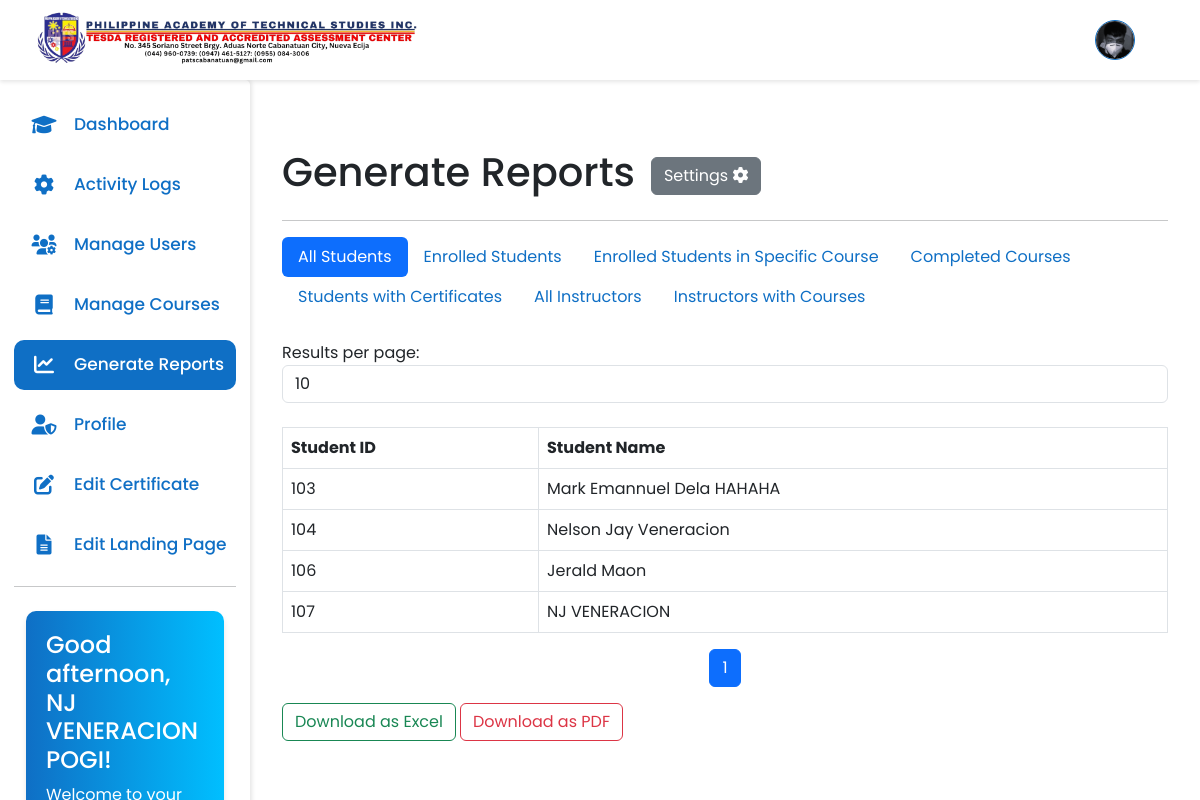
/admin/main.php?page=generate-reports (signed in), run on the app's committed database.
### tables this page shows
CREATE TABLE `header` (
  `id` int(11) NOT NULL,
  `logo` varchar(100) DEFAULT NULL
);

CREATE TABLE `users` (
  `user_id` int(11) NOT NULL,
  `fullname` varchar(60) NOT NULL,
  `username` varchar(30) NOT NULL,
  `profile_picture` varchar(100) NOT NULL,
  `email` varchar(40) NOT NULL,
  `password` varchar(70) NOT NULL,
  `role` varchar(15) NOT NULL,
  `otp` varchar(6) DEFAULT NULL,
  `otp_expiration` datetime DEFAULT NULL,
  `is_verified` tinyint(1) DEFAULT 0,
  `created_at` datetime NOT NULL DEFAULT current_timestamp()
);

### admin/generate-reports.php (the view, shortened to what this page needs)
<?php
$default_results_per_page = 10;
if (isset($_POST['results_per_page'])) {
    $results_per_page = $_POST['results_per_page'];
} else {
    $results_per_page = $default_results_per_page;
}
if (isset($_GET['pages'])) {
    $page = $_GET['pages'];
} else {
    $page = 1;
}
$start_from = ($page - 1) * $results_per_page;
$report_type = isset($_GET['report']) ? $_GET['report'] : 'all_students';
if ($report_type == 'all_students') {
    $student_query = "SELECT user_id, fullname AS student_name FROM users WHERE role = 'student' ORDER BY user_id ASC LIMIT $start_from, $results_per_page";
    $count_query = "SELECT COUNT(user_id) AS total FROM users WHERE role = 'student'";
} elseif ($report_type == 'all_instructors') {
    $student_query = "SELECT user_id, fullname AS instructor_name FROM users WHERE role = 'instructor' ORDER BY user_id ASC LIMIT $start_from, $results_per_page";
    $count_query = "SELECT COUNT(user_id) AS total FROM users WHERE role = 'instructor'";
}
$student_result = mysqli_query($connect, $student_query);
$count_result = mysqli_query($connect, $count_query);
$row = mysqli_fetch_assoc($count_result);
$total_records = $row['total'];
$total_pages = ceil($total_records / $results_per_page);
?>
<div class="container mt-5">
    <div class="d-flex align-items-center gap-3">
        <h1 class="">Generate Reports</h1>
        <div class="dropdown">
        <button class="btn btn-secondary" type="button" data-bs-toggle="dropdown" aria-expanded="false">
            Settings <i class="fa-solid fa-gear"></i>
        </button>
        </div>
    </div>
    <hr>
    <nav>
        <ul class="nav nav-pills mb-4">
            <li class="nav-item">
                <a class="nav-link <?php echo $report_type == 'all_students' ? 'active' : ''; ?>" href="?page=generate-reports&report=all_students">All Students</a>
            </li>
            <li class="nav-item">
                <a class="nav-link <?php echo $report_type == 'enrolled_students' ? 'active' : ''; ?>" href="?page=generate-reports&report=enrolled_students">Enrolled Students</a>
            </li>
            <li class="nav-item">
                <a class="nav-link <?php echo $report_type == 'specific_course' ? 'active' : ''; ?>" href="?page=generate-reports&report=specific_course">Enrolled Students in Specific Course</a>
            </li>
            <li class="nav-item">
                <a class="nav-link <?php echo $report_type == 'completed_courses' ? 'active' : ''; ?>" href="?page=generate-reports&report=completed_courses">Completed Courses</a>
            </li>
            <li class="nav-item">
                <a class="nav-link <?php echo $report_type == 'students_with_certificates' ? 'active' : ''; ?>" href="?page=generate-reports&report=students_with_certificates">Students with Certificates</a>
            </li>
            <li class="nav-item">
                <a class="nav-link <?php echo $report_type == 'all_instructors' ? 'active' : ''; ?>" href="?page=generate-reports&report=all_instructors">All Instructors</a>
            </li>
            <li class="nav-item">
                <a class="nav-link <?php echo $report_type == 'instructors_with_courses' ? 'active' : ''; ?>" href="?page=generate-reports&report=instructors_with_courses">Instructors with Courses</a>
            </li>
        </ul>
    </nav>
    <form method="post" action="" class="mb-4">
        <div class="form-group">
            <label for="results_per_page">Results per page:</label>
            <select name="results_per_page" id="results_per_page" class="form-control" onchange="this.form.submit()">
                <option value="10" <?php if ($results_per_page == 10) echo 'selected'; ?>>10</option>
            </select>
        </div>
    </form>
    <table class="table table-bordered">
        <thead class="thead-dark">
            <tr>
                <th><?php echo $report_type == 'all_instructors' || $report_type == 'instructors_with_courses' ? 'Instructor ID' : 'Student ID'; ?></th>
                <th><?php echo $report_type == 'all_instructors' || $report_type == 'instructors_with_courses' ? 'Instructor Name' : 'Student Name'; ?></th>
            </tr>
        </thead>
        <tbody>
            <?php while ($row = mysqli_fetch_assoc($student_result)): ?>
                <tr>
                    <td><?php echo $row['user_id']; ?></td>
                    <td><?php echo $report_type == 'all_instructors' || $report_type == 'instructors_with_courses' ? $row['instructor_name'] : $row['student_name']; ?></td>
                </tr>
            <?php endwhile; ?>
        </tbody>
    </table>
    <nav aria-label="Page navigation">
        <ul class="pagination justify-content-center">
            <?php for ($i = 1; $i <= $total_pages; $i++): ?>
                <li class="page-item <?php if ($i == $page) echo 'active'; ?>">
                    <a class="page-link" href="main.php?page=generate-reports&report=<?php echo $report_type; ?>&pages=<?php echo $i; ?>"><?php echo $i; ?></a>
                </li>
            <?php endfor; ?>
        </ul>
    </nav>
   <div class="d-flex gap-1">
    <form method="post" action="../functions/generateReport.php">
        <button type="submit" name="generate_report" class="btn btn-outline-success">Download as Excel</button>
    </form>
    <form method="post" action="../functions/generatePDF.php">
        <button type="submit" name="generate_pdf" class="btn btn-outline-danger">Download as PDF</button>
    </form>
    </div>
</div>

### admin/main.php (shortened to what this page needs)
<?php
include '../config/db.php';
$userID = $_SESSION['userID'];
$page = isset($_GET['page']) ? $_GET['page'] : 'dashboard';
switch($page){
    case 'generate-reports':
        $filename = 'generate-reports.php';
        break;
}
$sqlProfile = "SELECT profile_picture FROM users WHERE user_id = '$userID'";
$resultProfile = mysqli_query($connect, $sqlProfile);
$pic = mysqli_fetch_assoc($resultProfile);
$profilePic = $pic['profile_picture'] ?? 'default.png';
$sqlHeader = "SELECT * FROM header";
$resultHeader = mysqli_query($connect, $sqlHeader);
$header = mysqli_fetch_assoc($resultHeader);
$logo = $header['logo'];
?>
<!DOCTYPE html>
<html lang="en">
<head>
    <link href="https://cdn.jsdelivr.net/npm/bootstrap@5.3.0/dist/css/bootstrap.min.css" rel="stylesheet">
    <link href="https://cdnjs.cloudflare.com/ajax/libs/font-awesome/6.0.0-beta3/css/all.min.css" rel="stylesheet">
    <link rel="stylesheet" href="../assets/css/side-nav.css?v2">
    <link rel="stylesheet" href="../assets/css/color.css">
</head>
<body>
    <nav class="navbar navbar-expand-lg fixed-top">
        <div class="container-fluid ms-4 me-4">
            <a class="navbar-brand">
                <img src="<?= $logo; ?>" alt="Pats Logo" style="height: 60px;">
            </a>
            <div class="d-flex align-items-center ms-auto">
                <div class="dropdown">
                    <button class="btn btn-link me-3" type="button" id="profileDropdown" data-bs-toggle="dropdown" aria-expanded="false">
                    <img src="../uploads/profile-pictures/<?php echo (!empty($profilePic)) ? $profilePic : 'default.png'; ?>" alt="profile photo" style="width: 40px; height: 40px; border-radius: 50%; object-fit: cover;">
                    </button>
                </div>
            </div>
        </div>
    </nav>
    <nav class="sidebar">
        <div class="menu-bar">
            <div class="menu">
                <ul class="menu-links">
                    <li class="nav-link">
                        <a href="?page=dashboard">
                            <i class="fa-solid fa-graduation-cap icon modified-text-primary"></i>
                            <span class="text nav-text modified-text-primary">Dashboard</span>
                        </a>
                    </li>
                    <li class="nav-link">
                        <a href="?page=activity-logs">
                            <i class="fa-solid fa-gear icon modified-text-primary"></i>
                            <span class="text nav-text modified-text-primary">Activity Logs</span>
                        </a>
                    </li>
                    <li class="nav-link">
                        <a href="?page=manage-users">
                        <i class="fa-solid fa-users-gear icon modified-text-primary"></i>
                            <span class="text nav-text modified-text-primary">Manage Users</span>
                        </a>
                    </li>
                    <li class="nav-link">
                        <a href="?page=manage-courses">
                        <i class="fa-solid fa-book icon modified-text-primary"></i>
                            <span class="text nav-text modified-text-primary">Manage Courses</span>
                        </a>
                    </li>
                    <li class="nav-link">
                        <a href="?page=generate-reports">
                          <i class="fa-solid fa-chart-line icon modified-text-primary"></i>
                            <span class="text nav-text">Generate Reports</span>
                        </a>
                    </li>
                    <li class="nav-link">
                        <a href="?page=profile">
                        <i class="fa-solid fa-user-shield icon modified-text-primary"></i>
                            <span class="text nav-text modified-text-primary">Profile</span>
                        </a>
                    </li>
                   <li class="nav-link">
                        <a href="?page=edit-certificate">
                            <i class="fa-solid fa-edit icon"></i>
                            <span class="text nav-text">Edit Certificate</span>
                        </a>
                    </li>
                    <li class="nav-item dropdown">
                        <a class="nav-link " role="button" data-bs-toggle="dropdown" aria-expanded="false">
                            <i class="fa-solid fa-file-alt icon modified-text-primary"></i>
                            <span class="text nav-text modified-text-primary">Edit Landing Page</span>
                        </a>
                    </li>
                    <hr>
                    <div class="container mt-4">
                        <div class="welcome-text">
                            <h4 id="greeting"></h4>
                            <p>Welcome to your admin profile. Here you can manage system settings and oversee all aspects of the learning management system.</p>
                        </div>
                    </div>
                </ul>
            </div>
        </div>
    </nav>
    <div class="content flex-grow-1" id="content-area">
    <?php include $filename; ?>
    </div>
</body>
</html>

### assets/css/side-nav.css (style rules this page uses)
* { margin: 0; padding: 0; box-sizing: border-box; font-family: 'Poppins', sans-serif; }
* > .nav-link { border-radius: 10px; }
:root { --body-color: #cbedfd; --sidebar-color: #FFF; --primary-color: #0f6fc5; --primary-color-light: #F6F5FF; --toggle-color: #DDD; --text-color: #0f6fc5; --background-color: white; --tran-03: all 0.2s ease; --tran-04: all 0.3s ease; --tran-05: all 0.3s ease; }
body { font-family: 'Poppins', sans-serif; background-color: var(--background-color); padding-top: 80px; }
.sidebar { position: fixed; top: 80px; left: 0; bottom: 0; height: 100%; width: 250px; padding: 10px 14px; background: var(--sidebar-color); transition: var(--tran-05); z-index: 100; border-top-right-radius: 5px; overflow-y: auto; box-shadow: 2px 0 4px rgba(0,0,0,0.1); }
.sidebar li { height: 50px; list-style: none; display: flex; align-items: center; margin-top: 10px; }
.header .image, .sidebar .icon { min-width: 60px; border-radius: 6px; }
.sidebar .icon { min-width: 60px; border-radius: 6px; height: 100%; display: flex; align-items: center; justify-content: center; font-size: 20px; }
.sidebar .text, .sidebar .icon { color: var(--text-color); transition: var(--tran-03); }
.sidebar .text { font-size: 17px; font-weight: 500; white-space: nowrap; opacity: 1; }
.sidebar li a { list-style: none; height: 100%; background-color: transparent; display: flex; align-items: center; height: 100%; width: 100%; text-decoration: none; transition: var(--tran-03); }
.sidebar .menu-bar { height: calc(100% - 55px); display: flex; flex-direction: column; justify-content: space-between; overflow-y: scroll; }
.menu-links { padding: 0; position: relative; }
.navbar { background-color: var(--background-color); box-shadow: 0 2px 4px rgba(0,0,0,0.1); height: 80px; }
.navbar-brand, .nav-link { color: var(--text-color); }
.sidebar .nav-link a { color: #333; transition: all 0.3s ease; padding: 15px 0px; height: 100%; width: 100%; }
.sidebar .nav-link.active { background-color: #0f6fc5 ; border-radius: 10px; }
.sidebar .nav-link.active a, .sidebar .nav-link.active i, .sidebar .nav-link.active span { color: white !important; }
.sidebar .nav-link a { color: #333; text-decoration: none; }
.content { transition: all 0.3s; padding: 20px; }
.dropdown button img { height: 40px; width: 40px; border: 1px solid #0f6fc5; border-radius: 50%; }
@media (min-width: 769px) { .content { margin-left: 250px; } }
.welcome-text { background: linear-gradient(to right, #0f6fc5, #00bfff); color: white; padding: 20px; border-radius: 10px; margin-bottom: 20px; box-shadow: 0 4px 6px rgba(0, 0, 0, 0.1); transition: transform 0.3s ease; }

### assets/css/color.css (style rules this page uses)
:root { --primary-color: #0f6fc5; --secondary-color: #6c757d; --success-color: #28a745; --danger-color: #dc3545; --warning-color: #ffc107; --info-color: #17a2b8; --light-color: #f8f9fa; --dark-color: #343a40; --text-primary: #212529; --text-secondary: #6c757d; --text-light: #f8f9fa; --bg-primary: #ffffff; --bg-secondary: #f8f9fa; --border-color: #dee2e6; --accent-color: #fd7e14; --highlight-color: #20c997; }
.modified-text-primary { color: var(--primary-color) !important; }

### data on the page
header: logo (picture)
users: profile_picture (picture)
users: user_id "103", fullname "Mark Emannuel Dela HAHAHA"
users: user_id "104", fullname "Nelson Jay Veneracion"
users: user_id "106", fullname "Jerald Maon"
users: user_id "107", fullname "NJ VENERACION"
